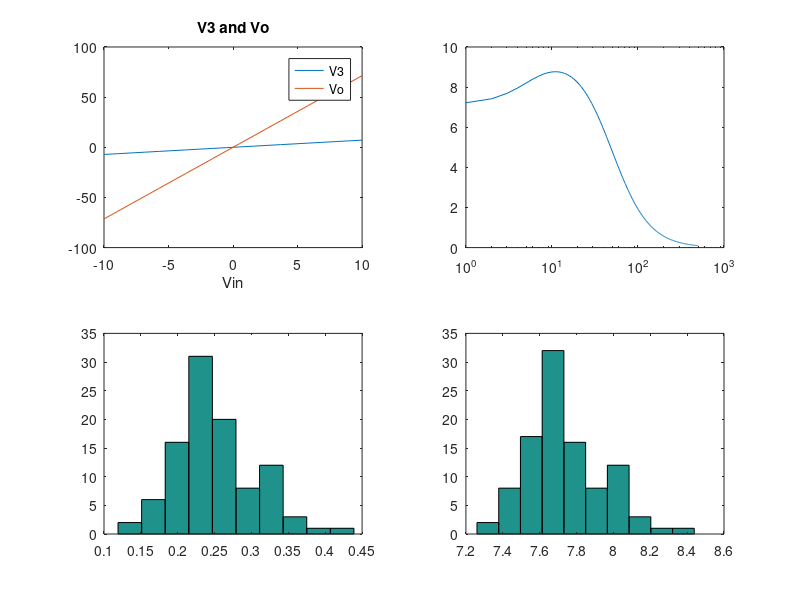

MATLAB code to generate this figure:
%constant declear
r1 = 1;
c = 0.25;
r2 =2;
L = 0.2;
r3 = 10;
alpha = 100;
r4 = 0.1;
ro = 1000;

%param declear
vin_dc = linspace(-10, 10, 20); %DC voltage
w = linspace(1, 500, 500); %AC frequency (hz)
vin_ac = 0; % AC voltage

%G matrix
G = [1 1/r1 -1/r1 0 0 0 0 0;
    0 -1/r1 (1/r1)+(1/r2) 0 0 0 1 0;
    0 1 0 0 0 0 0 0;
    0 0 0 1/r3 0 0 1 0;
    0 0 -1 1 0 0 0 0;
    0 0 0 0 1/r4 -1/r4 0 1;
    0 0 -alpha/r3 0 1 0 0 0;
    0 0 0 0 -1/r4 (1/r4)+(1/ro) 0 0];

%C matrix
C = [0 c -c 0 0 0 0 0;
    0 -c c 0 0 0 0 0;
    0 0 0 0 0 0 0 0;
    0 0 0 0 0 0 0 0;
    0 0 0 0 0 0 L 0;
    0 0 0 0 0 0 0 0;
    0 0 0 0 0 0 (alpha*L/r3) 0;
    0 0 0 0 0 0 0 0];

%(G-j*w*C)
%solve
v3 = zeros(1, 20);
vo = zeros(1, 20);
x = zeros(8, 1); % x = [I_in; Vn1; Vn2; Vn3; Vn4; Vn5; I_L; I_alpha]
for i=1:20
    F = [0; 0; vin_dc(i); 0; 0; 0; 0; 0];
    x = G\F;
    v3(i) = x(4);
    vo(i) = x(6);
end

vo_ac = zeros(1, 500);
for i=1:500
    F = [0; 0; 1; 0; 0; 0; 0; 0];
    g1 = (G - 1i*w(i).*C);
    x_ac = g1\F;
    vo_ac(i) = x_ac(6);
end

w_fixed = pi;
vo_C = zeros(1, 100);
c_rand = 0.05 * randn(1, 100) + c;
for i=1:100
    F = [0; 0; 1; 0; 0; 0; 0; 0];
    C_rand = [0 c_rand(i) -c_rand(i) 0 0 0 0 0;
            0 -c_rand(i) c_rand(i) 0 0 0 0 0;
            0 0 0 0 0 0 0 0;
            0 0 0 0 0 0 0 0;
            0 0 0 0 0 0 L 0;
            0 0 0 0 0 0 0 0;
            0 0 0 0 0 0 (alpha*L/r3) 0;
            0 0 0 0 0 0 0 0];
    g2 = (G - 1i*w_fixed.*C_rand);
    x_c = g2\F;
    vo_C(i) = x_c(6);
end

figure(1);
subplot(2, 2, 1);
plot(vin_dc, v3, vin_dc, vo);
legend('V3', 'Vo');
title('V3 and Vo');
xlabel('Vin');

subplot(2, 2, 2);
semilogx(w, real(vo_ac));

subplot(2, 2, 3);
hist(c_rand);

subplot(2, 2, 4);
hist(real(vo_C));
